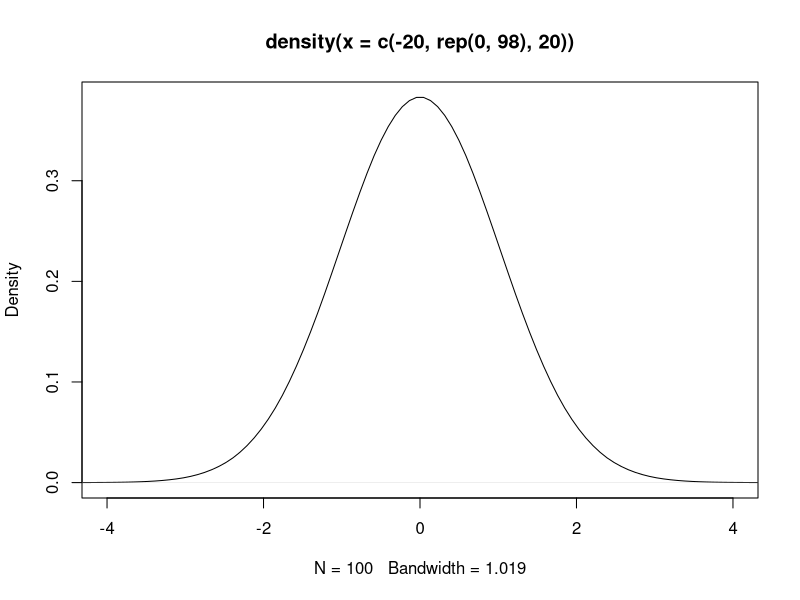
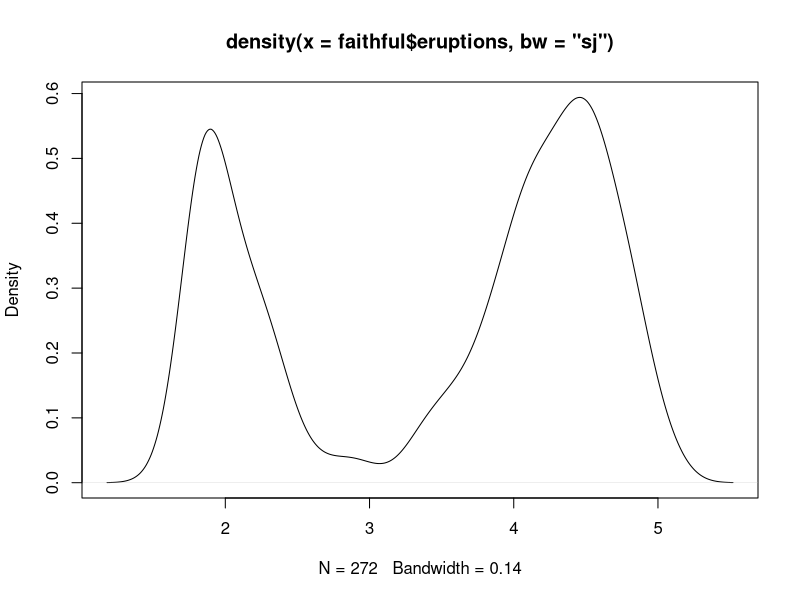
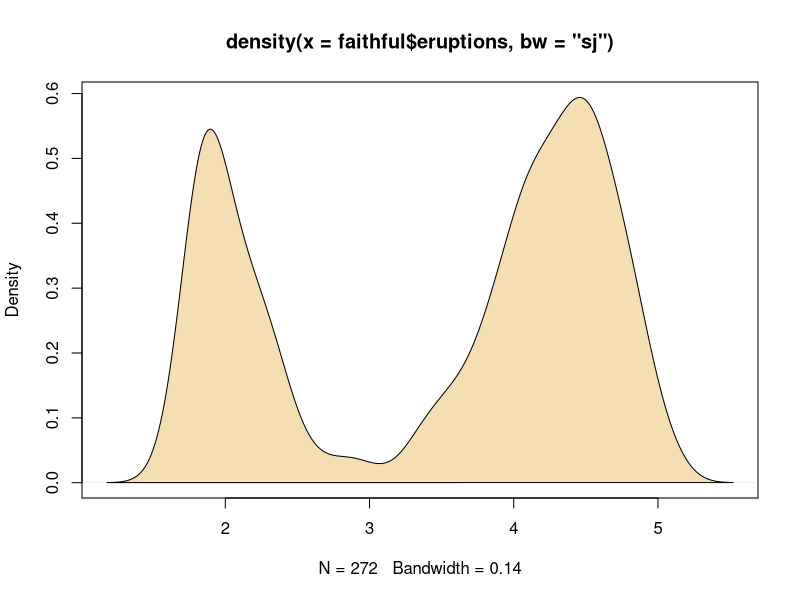

R code for these plots, in order: (Note: this script raises an error after producing the figures.)
#!/usr/bin/env Rscript
# this script does what? let's have a look at density func ... it used by a lot of things (oh say svaseq?)
library(ggplot2)
library(Cairo)

CairoPNG("dens00.png", 800, 800)
plot(density(c(-20, rep(0,98), 20)), xlim = c(-4, 4))  # IQR = 0
dev.off()

# The Old Faithful geyser data
d <- density(faithful$eruptions, bw = "sj")
CairoPNG("dens01.png", 800, 800)
plot(d)
dev.off()

CairoPNG("dens02.png", 800, 800)
plot(d, type = "n")
polygon(d, col = "wheat")
dev.off()

## Missing values:
x <- xx <- faithful$eruptions
x[i.out <- sample(length(x), 10)] <- NA
doR <- density(x, bw = 0.15, na.rm = TRUE)
lines(doR, col = "blue")
points(xx[i.out], rep(0.01, 10))

## Weighted observations:
fe <- sort(faithful$eruptions) # has quite a few non-unique values
## use 'counts / n' as weights:
dw <- density(unique(fe), weights = table(fe)/length(fe), bw = d$bw)
utils::str(dw) ## smaller n: only 126, but identical estimate:
stopifnot(all.equal(d[1:3], dw[1:3]))

## simulation from a density() fit:
# a kernel density fit is an equally-weighted mixture.
fit <- density(xx)
N <- 1e6
x.new <- rnorm(N, sample(xx, size = N, replace = TRUE), fit$bw)
plot(fit)
lines(density(x.new), col = "blue")

# Cairo image template
CairoPNG("dens00.png", 800, 800)
# put plot command here
dev.off()
